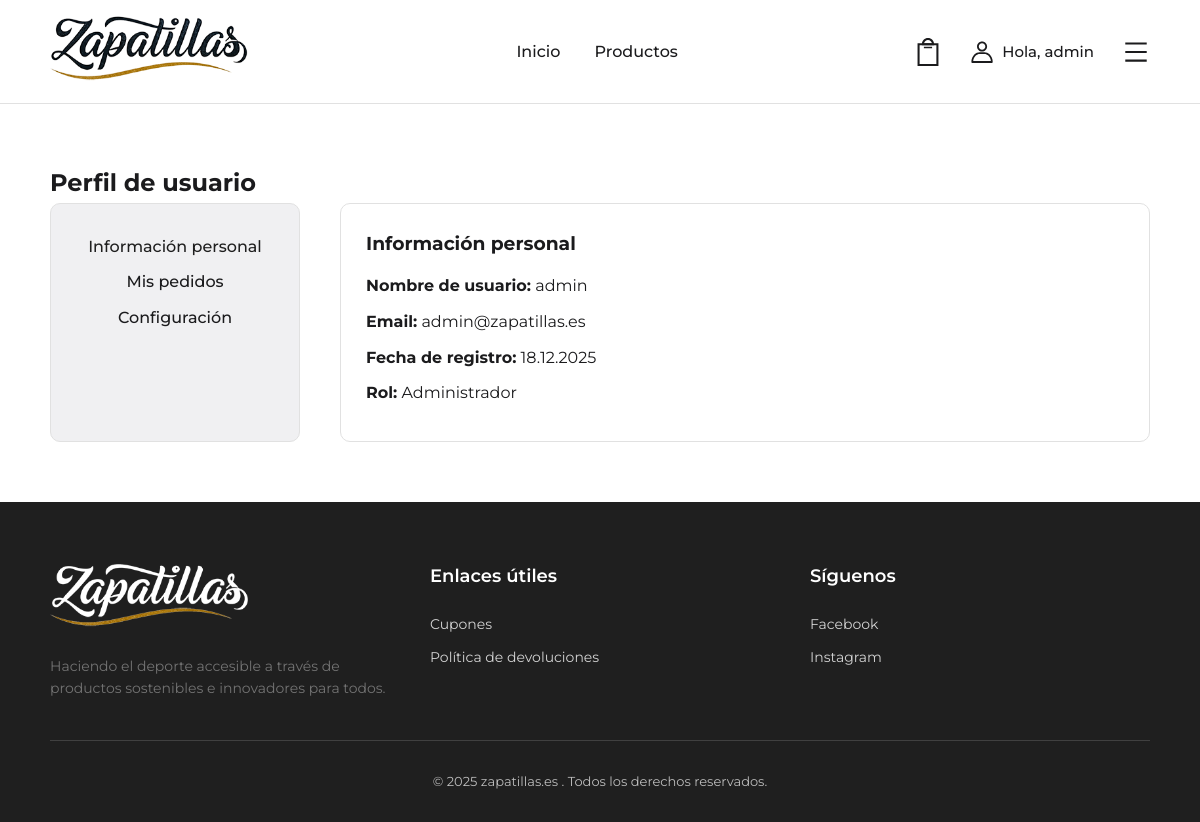
The app's page /profile.php (signed in) with its own data.
### tables this page shows
CREATE TABLE `users` (
  `id` int(10) UNSIGNED NOT NULL,
  `username` varchar(50) NOT NULL,
  `email` varchar(100) NOT NULL,
  `password` varchar(255) NOT NULL,
  `role` enum('admin','client') DEFAULT 'client',
  `created_at` timestamp NULL DEFAULT current_timestamp(),
  `updated_at` timestamp NULL DEFAULT current_timestamp() ON UPDATE current_timestamp()
);

### profile.php (the view, shortened to what this page needs)
<?php
require_once realpath(__DIR__ . '/includes/config.php');
require_once $base_path . 'includes/header.php';
$stmt = $pdo->prepare("SELECT username, email, role, created_at FROM users WHERE username = ?");
$stmt->execute([$_SESSION['username']]);
$user = $stmt->fetch();
?>
<section class="profile-page">
  <div class="container">
    <h2>Perfil de usuario</h2>
    <div class="profile-wrapper">
      <aside class="profile-sidebar">
        <ul class="profile-menu">
          <li><a href="#info" class="active">Información personal</a></li>
          <li><a href="#orders">Mis pedidos</a></li>
          <li><a href="#settings">Configuración</a></li>
        </ul>
      </aside>
      <div class="profile-content">
        <section id="info" class="profile-section active">
          <h3>Información personal</h3>
          <ul class="profile-info">
            <li><strong>Nombre de usuario:</strong> <?= htmlspecialchars($user['username']) ?></li>
            <li><strong>Email:</strong> <?= htmlspecialchars($user['email']) ?></li>
            <li><strong>Fecha de registro:</strong> <?= date('d.m.Y', strtotime($user['created_at'])) ?></li>
            <li><strong>Rol:</strong> <?= htmlspecialchars($user['role']) === 'admin' ? 'Administrador' : 'Cliente' ?></li>
          </ul>
        </section>
      </div>
    </div>
  </div>
</section>
<?php include $base_path . 'includes/footer.php'; ?>

### assets/style.css (style rules this page uses)
:root { --color-primary: #1F1F1F; --color-accent: #C6A268; --color-accent-hover: #B08B50; --color-text-main: #1B1B1D; --color-text-light: #ffffff; --color-text-muted: #737373; --color-bg-main: #ffffff; --color-bg-alt: #F7F7F8; --color-bg-soft: #F0F0F2; --color-border: #e1e1e1; --color-border-hover: #777; --radius: 10px; --radius-sm: 6px; --shadow: 0 6px 16px rgba(0,0,0,0.06); }
* { margin: 0; padding: 0; box-sizing: border-box; }
body { font-family: 'Montserrat', sans-serif; background: var(--color-bg-main); color: var(--color-text-main); line-height: 1.6; }
a { text-decoration: none; color: var(--color-text-main); transition: color 0.3s ease; }
ul { list-style: none; }
.container { max-width: 1140px; margin: 0 auto; padding: 0 20px; }
body { min-height: 100vh; display: flex; flex-direction: column; }
.profile-page { padding: 60px 0; }
.profile-wrapper { display: flex; gap: 40px; flex-wrap: wrap; }
.profile-sidebar { flex: 0 0 250px; background: var(--color-bg-soft); border: 1px solid var(--color-border); border-radius: 10px; padding: 20px; text-align: center; }
.profile-menu { list-style: none; padding: 0; }
.profile-menu li { margin: 10px 0; }
.profile-menu a { color: var(--color-text-main); text-decoration: none; font-weight: 500; transition: 0.2s ease; }
.profile-menu a.active, .profile-menu a:hover { color: var(--color-primary); }
.profile-content { flex: 1; min-width: 300px; background: var(--color-bg-main); border: 1px solid var(--color-border); border-radius: 10px; padding: 25px; }
.profile-section { display: none; }
.profile-section.active { display: block; }
.profile-info { list-style: none; margin-top: 15px; }
.profile-info li { margin-bottom: 10px; }

### records on screen
users: username "admin", email "admin@zapatillas.es", created_at "18.12.2025"

### other values on screen
$_SESSION['username'] "admin"
